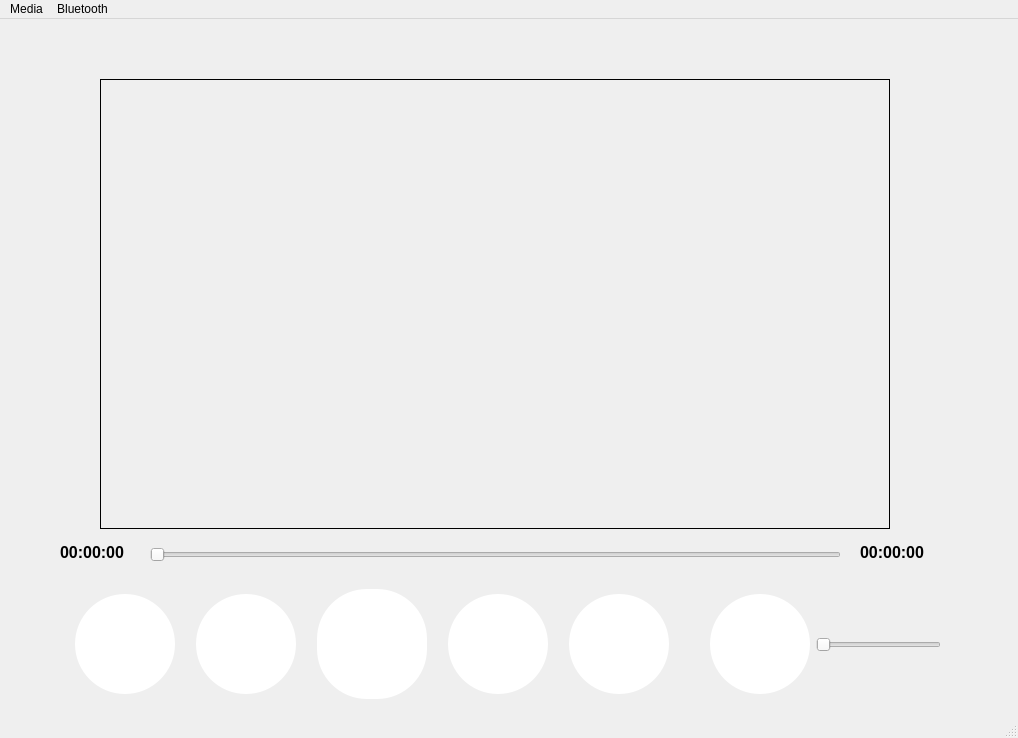
<?xml version="1.0" encoding="UTF-8"?>
<ui version="4.0">
 <class>MainWindow</class>
 <widget class="QMainWindow" name="MainWindow">
  <property name="geometry">
   <rect>
    <x>0</x>
    <y>0</y>
    <width>1018</width>
    <height>738</height>
   </rect>
  </property>
  <property name="windowTitle">
   <string>MainWindow</string>
  </property>
  <widget class="QWidget" name="centralwidget">
   <widget class="QGroupBox" name="groupBox_Video">
    <property name="geometry">
     <rect>
      <x>100</x>
      <y>60</y>
      <width>790</width>
      <height>450</height>
     </rect>
    </property>
    <property name="styleSheet">
     <string notr="true">QGroupBox
{
	border:1px solid black;
}</string>
    </property>
    <property name="title">
     <string/>
    </property>
    <widget class="QLabel" name="videoLabel">
     <property name="geometry">
      <rect>
       <x>350</x>
       <y>220</y>
       <width>67</width>
       <height>17</height>
      </rect>
     </property>
     <property name="focusPolicy">
      <enum>Qt::FocusPolicy::StrongFocus</enum>
     </property>
     <property name="text">
      <string/>
     </property>
    </widget>
   </widget>
   <widget class="QLabel" name="label_Total_Time">
    <property name="geometry">
     <rect>
      <x>860</x>
      <y>520</y>
      <width>81</width>
      <height>27</height>
     </rect>
    </property>
    <property name="font">
     <font>
      <pointsize>12</pointsize>
      <bold>true</bold>
     </font>
    </property>
    <property name="text">
     <string>00:00:00</string>
    </property>
   </widget>
   <widget class="QSlider" name="horizontalSlider_Duration">
    <property name="geometry">
     <rect>
      <x>150</x>
      <y>520</y>
      <width>691</width>
      <height>31</height>
     </rect>
    </property>
    <property name="orientation">
     <enum>Qt::Orientation::Horizontal</enum>
    </property>
   </widget>
   <widget class="QLabel" name="label_current_Time">
    <property name="geometry">
     <rect>
      <x>60</x>
      <y>520</y>
      <width>81</width>
      <height>27</height>
     </rect>
    </property>
    <property name="font">
     <font>
      <pointsize>12</pointsize>
      <bold>true</bold>
     </font>
    </property>
    <property name="text">
     <string>00:00:00</string>
    </property>
   </widget>
   <widget class="QLabel" name="label_songTitle">
    <property name="geometry">
     <rect>
      <x>400</x>
      <y>0</y>
      <width>301</width>
      <height>71</height>
     </rect>
    </property>
    <property name="font">
     <font>
      <family>Ubuntu Mono</family>
      <pointsize>19</pointsize>
      <bold>false</bold>
     </font>
    </property>
    <property name="text">
     <string/>
    </property>
   </widget>
   <widget class="QWidget" name="layoutWidget">
    <property name="geometry">
     <rect>
      <x>710</x>
      <y>570</y>
      <width>231</width>
      <height>111</height>
     </rect>
    </property>
    <layout class="QHBoxLayout" name="horizontalLayout">
     <item>
      <widget class="QPushButton" name="pushButton_Volume">
       <property name="minimumSize">
        <size>
         <width>100</width>
         <height>100</height>
        </size>
       </property>
       <property name="maximumSize">
        <size>
         <width>100</width>
         <height>100</height>
        </size>
       </property>
       <property name="styleSheet">
        <string notr="true">QPushButton {
    border: none;
    border-radius: 50px;
    background-color: rgb(255, 255, 255);
    color: rgb(52, 51, 64);
    min-width: 100px;
    max-width: 100px;
    min-height: 100px;
    max-height: 100px;
    padding: 0px;
}
</string>
       </property>
       <property name="text">
        <string/>
       </property>
       <property name="iconSize">
        <size>
         <width>16</width>
         <height>20</height>
        </size>
       </property>
      </widget>
     </item>
     <item>
      <widget class="QSlider" name="horizontalSlider_Volume">
       <property name="layoutDirection">
        <enum>Qt::LayoutDirection::LeftToRight</enum>
       </property>
       <property name="orientation">
        <enum>Qt::Orientation::Horizontal</enum>
       </property>
      </widget>
     </item>
    </layout>
   </widget>
   <widget class="QWidget" name="layoutWidget">
    <property name="geometry">
     <rect>
      <x>60</x>
      <y>560</y>
      <width>626</width>
      <height>131</height>
     </rect>
    </property>
    <layout class="QHBoxLayout" name="horizontalLayout_2">
     <item>
      <widget class="QPushButton" name="pushButton_Previous">
       <property name="styleSheet">
        <string notr="true">QPushButton {
    border: none;
    border-radius: 50px;
    background-color: rgb(255, 255, 255);
    color: rgb(52, 51, 64);
    min-width: 100px;
    max-width: 100px;
    min-height: 100px;
    max-height: 100px;
    padding: 0px;
}
</string>
       </property>
       <property name="text">
        <string/>
       </property>
      </widget>
     </item>
     <item>
      <widget class="QPushButton" name="pushButton_Seek_Backward">
       <property name="styleSheet">
        <string notr="true">QPushButton {
    border: none;
    border-radius: 50px;
    background-color: rgb(255, 255, 255);
    color: rgb(52, 51, 64);
    min-width: 100px;
    max-width: 100px;
    min-height: 100px;
    max-height: 100px;
    padding: 0px;
}
</string>
       </property>
       <property name="text">
        <string/>
       </property>
      </widget>
     </item>
     <item>
      <widget class="QPushButton" name="pushButton_Play_Pause">
       <property name="styleSheet">
        <string notr="true">QPushButton {
    border: none;
    border-radius: 50px;
    background-color: rgb(255, 255, 255);
    color: rgb(52, 51, 64);
    min-width: 105px;
    max-width: 110px;
    min-height: 110px;
    max-height: 110px;
    padding: 0px;
}
</string>
       </property>
       <property name="text">
        <string/>
       </property>
      </widget>
     </item>
     <item>
      <widget class="QPushButton" name="pushButton_Seek_Forward">
       <property name="styleSheet">
        <string notr="true">QPushButton {
    border: none;
    border-radius: 50px;
    background-color: rgb(255, 255, 255);
    color: rgb(52, 51, 64);
    min-width: 100px;
    max-width: 100px;
    min-height: 100px;
    max-height: 100px;
    padding: 0px;
}
</string>
       </property>
       <property name="text">
        <string/>
       </property>
      </widget>
     </item>
     <item>
      <widget class="QPushButton" name="pushButton_Next">
       <property name="styleSheet">
        <string notr="true">QPushButton {
    border: none;
    border-radius: 50px;
    background-color: rgb(255, 255, 255);
    color: rgb(52, 51, 64);
    min-width: 100px;
    max-width: 100px;
    min-height: 100px;
    max-height: 100px;
    padding: 0px;
}
</string>
       </property>
       <property name="text">
        <string/>
       </property>
      </widget>
     </item>
    </layout>
   </widget>
  </widget>
  <widget class="QMenuBar" name="menubar">
   <property name="geometry">
    <rect>
     <x>0</x>
     <y>0</y>
     <width>1018</width>
     <height>22</height>
    </rect>
   </property>
   <widget class="QMenu" name="menuOpenFile">
    <property name="title">
     <string>Media</string>
    </property>
    <addaction name="actionOpen_File"/>
   </widget>
   <widget class="QMenu" name="menuBluetooth">
    <property name="title">
     <string>Bluetooth</string>
    </property>
    <addaction name="actionAdd_Device"/>
   </widget>
   <addaction name="menuOpenFile"/>
   <addaction name="menuBluetooth"/>
  </widget>
  <widget class="QStatusBar" name="statusbar"/>
  <action name="actionOpen_File">
   <property name="text">
    <string>Open File...</string>
   </property>
  </action>
  <action name="actionAdd_Device">
   <property name="text">
    <string>Add Device...</string>
   </property>
  </action>
 </widget>
 <resources/>
 <connections/>
</ui>
